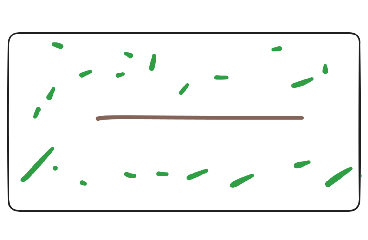

Below is a game level as drawn by its tile map, then a one-line description and the .tmx file that defines it, in full:
An orthogonal 23x15 tile map with 16x16 px tiles, 3 tile layers (Back, Buildings, Front), 1 hidden layer not drawn.

<map version="1.10" tiledversion="1.11.2" orientation="orthogonal" renderorder="right-down" compressionlevel="0" width="23" height="15" tilewidth="16" tileheight="16" infinite="0" nextlayerid="9" nextobjectid="4">
 <tileset firstgid="1" name="z_Ollivander65_Hogwarts" tilewidth="16" tileheight="16" tilecount="345" columns="23">
  <image source="z_Ollivander65_Hogwarts.png" width="368" height="240" />
 </tileset>
 <layer id="1" name="Back" width="23" height="15">
  <data encoding="csv">
1,2,3,4,5,6,7,8,9,10,11,12,13,14,15,16,17,18,19,20,21,22,23,
24,25,26,27,28,29,30,31,32,33,34,35,36,37,38,39,40,41,42,43,44,45,46,
47,48,49,50,51,52,53,54,55,56,57,58,59,60,61,62,63,64,65,66,67,68,69,
70,71,72,73,74,75,76,77,78,79,80,81,82,83,84,85,86,87,88,89,90,91,92,
93,94,95,96,97,98,99,100,101,102,103,104,105,106,107,108,109,110,111,112,113,114,115,
116,117,118,119,120,121,122,123,124,125,126,127,128,129,130,131,132,133,134,135,136,137,138,
139,140,141,142,143,144,145,146,147,148,149,150,151,152,153,154,155,156,157,158,159,160,161,
162,163,164,165,166,167,168,169,170,171,172,173,174,175,176,177,178,179,180,181,182,183,184,
185,186,187,188,189,190,191,192,193,194,195,196,197,198,199,200,201,202,203,204,205,206,207,
208,209,210,211,212,213,214,215,216,217,218,219,220,221,222,223,224,225,226,227,228,229,230,
231,232,233,234,235,236,237,238,239,240,241,242,243,244,245,246,247,248,249,250,251,252,253,
254,255,256,257,258,259,260,261,262,263,264,265,266,267,268,269,270,271,272,273,274,275,276,
277,278,279,280,281,282,283,284,285,286,287,288,289,290,291,292,293,294,295,296,297,298,299,
300,301,302,303,304,305,306,307,308,309,310,311,312,313,314,315,316,317,318,319,320,321,322,
323,324,325,326,327,328,329,330,331,332,333,334,335,336,337,338,339,340,341,342,343,344,345
</data>
 </layer>
 <layer id="2" name="Buildings" width="23" height="15">
  <data encoding="csv">
0,0,0,0,0,0,0,0,0,0,0,0,0,0,0,0,0,0,0,0,0,0,0,
0,0,0,0,0,0,0,0,0,0,0,0,0,0,0,0,0,0,0,0,0,0,0,
0,0,0,0,0,0,0,0,0,0,0,0,0,0,0,0,0,0,0,0,0,0,0,
0,0,0,0,0,0,0,0,0,0,0,0,0,0,0,0,0,0,0,0,0,0,0,
0,0,0,0,0,0,0,0,0,0,0,0,0,0,0,0,0,0,0,0,0,0,0,
0,0,0,0,0,0,0,0,0,0,0,0,0,0,0,0,0,0,0,0,0,0,0,
0,0,0,0,0,0,0,0,0,0,0,0,0,0,0,0,0,0,0,0,0,0,0,
0,0,0,0,0,0,0,0,0,0,0,0,0,0,0,0,0,0,0,0,0,0,0,
0,0,0,0,0,0,0,0,0,0,0,0,0,0,0,0,0,0,0,0,0,0,0,
0,0,0,0,0,0,0,0,0,0,0,0,0,0,0,0,0,0,0,0,0,0,0,
0,0,0,0,0,0,0,0,0,0,0,0,0,0,0,0,0,0,0,0,0,0,0,
0,0,0,0,0,0,0,0,0,0,0,0,0,0,0,0,0,0,0,0,0,0,0,
0,0,0,0,0,0,0,0,0,0,0,0,0,0,0,0,0,0,0,0,0,0,0,
0,0,0,0,0,0,0,0,0,0,0,0,0,0,0,0,0,0,0,0,0,0,0,
0,0,0,0,0,0,0,0,0,0,0,0,0,0,0,0,0,0,0,0,0,0,0
</data>
 </layer>
 <layer id="7" name="Buildings1" width="23" height="15" visible="0">
  <data encoding="csv">
0,0,0,0,0,0,0,0,0,0,0,0,0,0,0,0,0,0,0,0,0,0,0,
0,0,0,0,0,0,0,0,0,0,0,0,0,0,0,0,0,0,0,0,0,0,0,
0,0,0,0,0,0,0,0,0,0,0,0,0,0,0,0,0,0,0,0,0,0,0,
0,0,0,0,0,0,0,0,0,0,0,0,0,0,0,0,0,0,0,0,0,0,0,
0,0,0,0,0,0,0,0,0,0,0,0,0,0,0,0,0,0,0,0,0,0,0,
0,0,0,0,0,0,0,0,0,0,0,0,0,0,0,0,0,0,0,0,0,0,0,
0,0,0,0,0,0,0,0,0,0,0,0,0,0,0,0,0,0,0,0,0,0,0,
0,0,0,0,0,0,0,0,0,0,0,0,0,0,0,0,0,0,0,0,0,0,0,
0,0,0,0,0,0,0,0,0,0,0,0,0,0,0,0,0,0,0,0,0,0,0,
0,0,0,0,0,0,0,0,0,0,0,0,0,0,0,0,0,0,0,0,0,0,0,
0,0,0,0,0,0,0,0,0,0,0,0,0,0,0,0,0,0,0,0,0,0,0,
0,0,0,0,0,0,0,0,0,0,0,0,0,0,0,0,0,0,0,0,0,0,0,
0,0,0,0,0,0,0,0,0,0,0,0,0,0,0,0,0,0,0,0,0,0,0,
0,0,0,0,0,0,0,0,0,0,0,0,0,0,0,0,0,0,0,0,0,0,0,
0,0,0,0,0,0,0,0,0,0,0,0,0,0,0,0,0,0,0,0,0,0,0
</data>
 </layer>
 <layer id="3" name="Front" width="23" height="15">
  <data encoding="csv">
0,0,0,0,0,0,0,0,0,0,0,0,0,0,0,0,0,0,0,0,0,0,0,
0,0,0,0,0,0,0,0,0,0,0,0,0,0,0,0,0,0,0,0,0,0,0,
0,0,0,0,0,0,0,0,0,0,0,0,0,0,0,0,0,0,0,0,0,0,0,
0,0,0,0,0,0,0,0,0,0,0,0,0,0,0,0,0,0,0,0,0,0,0,
0,0,0,0,0,0,0,0,0,0,0,0,0,0,0,0,0,0,0,0,0,0,0,
0,0,0,0,0,0,0,0,0,0,0,0,0,0,0,0,0,0,0,0,0,0,0,
0,0,0,0,0,0,0,0,0,0,0,0,0,0,0,0,0,0,0,0,0,0,0,
0,0,0,0,0,0,0,0,0,0,0,0,0,0,0,0,0,0,0,0,0,0,0,
0,0,0,0,0,0,0,0,0,0,0,0,0,0,0,0,0,0,0,0,0,0,0,
0,0,0,0,0,0,0,0,0,0,0,0,0,0,0,0,0,0,0,0,0,0,0,
0,0,0,0,0,0,0,0,0,0,0,0,0,0,0,0,0,0,0,0,0,0,0,
0,0,0,0,0,0,0,0,0,0,0,0,0,0,0,0,0,0,0,0,0,0,0,
0,0,0,0,0,0,0,0,0,0,0,0,0,0,0,0,0,0,0,0,0,0,0,
0,0,0,0,0,0,0,0,0,0,0,0,0,0,0,0,0,0,0,0,0,0,0,
0,0,0,0,0,0,0,0,0,0,0,0,0,0,0,0,0,0,0,0,0,0,0
</data>
 </layer>
 <objectgroup id="4" name="Back" />
 <objectgroup id="5" name="Buildings" />
 <objectgroup id="8" name="Buildings1" />
 <objectgroup id="6" name="Front" />
</map>
